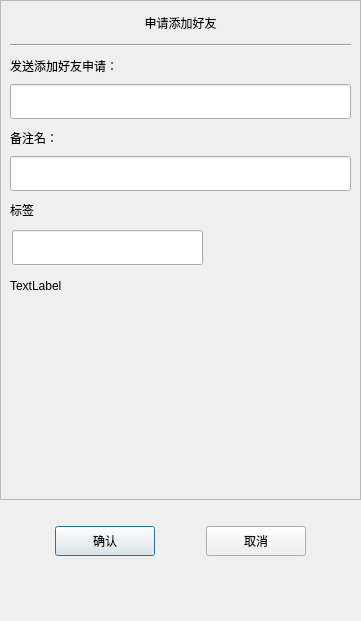
<?xml version="1.0" encoding="UTF-8"?>
<ui version="4.0">
 <class>ApplyFriend</class>
 <widget class="QDialog" name="ApplyFriend">
  <property name="geometry">
   <rect>
    <x>0</x>
    <y>0</y>
    <width>361</width>
    <height>621</height>
   </rect>
  </property>
  <property name="minimumSize">
   <size>
    <width>361</width>
    <height>621</height>
   </size>
  </property>
  <property name="maximumSize">
   <size>
    <width>361</width>
    <height>621</height>
   </size>
  </property>
  <property name="windowTitle">
   <string>Dialog</string>
  </property>
  <layout class="QVBoxLayout" name="verticalLayout">
   <property name="leftMargin">
    <number>0</number>
   </property>
   <property name="topMargin">
    <number>0</number>
   </property>
   <property name="rightMargin">
    <number>0</number>
   </property>
   <property name="bottomMargin">
    <number>0</number>
   </property>
   <item>
    <widget class="QScrollArea" name="scrollArea">
     <property name="minimumSize">
      <size>
       <width>0</width>
       <height>500</height>
      </size>
     </property>
     <property name="widgetResizable">
      <bool>true</bool>
     </property>
     <widget class="QWidget" name="scrollAreaContents">
      <property name="geometry">
       <rect>
        <x>0</x>
        <y>0</y>
        <width>359</width>
        <height>498</height>
       </rect>
      </property>
      <layout class="QVBoxLayout" name="verticalLayout_2">
       <property name="spacing">
        <number>0</number>
       </property>
       <property name="leftMargin">
        <number>0</number>
       </property>
       <property name="topMargin">
        <number>9</number>
       </property>
       <property name="rightMargin">
        <number>0</number>
       </property>
       <item>
        <widget class="QLabel" name="applyLabel">
         <property name="minimumSize">
          <size>
           <width>0</width>
           <height>25</height>
          </size>
         </property>
         <property name="maximumSize">
          <size>
           <width>16777215</width>
           <height>25</height>
          </size>
         </property>
         <property name="text">
          <string>申请添加好友</string>
         </property>
         <property name="alignment">
          <set>Qt::AlignCenter</set>
         </property>
        </widget>
       </item>
       <item>
        <widget class="QWidget" name="applyWidget" native="true">
         <layout class="QVBoxLayout" name="verticalLayout_3">
          <item>
           <widget class="Line" name="line">
            <property name="orientation">
             <enum>Qt::Horizontal</enum>
            </property>
           </widget>
          </item>
          <item>
           <widget class="QLabel" name="label">
            <property name="minimumSize">
             <size>
              <width>0</width>
              <height>25</height>
             </size>
            </property>
            <property name="maximumSize">
             <size>
              <width>16777215</width>
              <height>25</height>
             </size>
            </property>
            <property name="text">
             <string>发送添加好友申请：</string>
            </property>
           </widget>
          </item>
          <item>
           <widget class="CustomizedEdit" name="nameEdit">
            <property name="minimumSize">
             <size>
              <width>0</width>
              <height>35</height>
             </size>
            </property>
            <property name="maximumSize">
             <size>
              <width>16777215</width>
              <height>35</height>
             </size>
            </property>
           </widget>
          </item>
          <item>
           <widget class="QLabel" name="label_2">
            <property name="minimumSize">
             <size>
              <width>0</width>
              <height>25</height>
             </size>
            </property>
            <property name="maximumSize">
             <size>
              <width>16777215</width>
              <height>25</height>
             </size>
            </property>
            <property name="text">
             <string>备注名：</string>
            </property>
           </widget>
          </item>
          <item>
           <widget class="CustomizedEdit" name="remarkEdit">
            <property name="minimumSize">
             <size>
              <width>0</width>
              <height>35</height>
             </size>
            </property>
            <property name="maximumSize">
             <size>
              <width>16777215</width>
              <height>35</height>
             </size>
            </property>
           </widget>
          </item>
          <item>
           <widget class="QLabel" name="label_3">
            <property name="minimumSize">
             <size>
              <width>0</width>
              <height>25</height>
             </size>
            </property>
            <property name="maximumSize">
             <size>
              <width>16777215</width>
              <height>25</height>
             </size>
            </property>
            <property name="text">
             <string>标签</string>
            </property>
           </widget>
          </item>
          <item>
           <widget class="QWidget" name="groupWidget" native="true">
            <property name="minimumSize">
             <size>
              <width>0</width>
              <height>50</height>
             </size>
            </property>
            <layout class="QVBoxLayout" name="verticalLayout_4">
             <property name="spacing">
              <number>0</number>
             </property>
             <property name="leftMargin">
              <number>0</number>
             </property>
             <property name="topMargin">
              <number>0</number>
             </property>
             <property name="rightMargin">
              <number>0</number>
             </property>
             <property name="bottomMargin">
              <number>0</number>
             </property>
             <item>
              <widget class="QWidget" name="gridWidget" native="true">
               <property name="minimumSize">
                <size>
                 <width>0</width>
                 <height>40</height>
                </size>
               </property>
               <property name="maximumSize">
                <size>
                 <width>16777215</width>
                 <height>40</height>
                </size>
               </property>
               <widget class="CustomizedEdit" name="labelEdit">
                <property name="geometry">
                 <rect>
                  <x>2</x>
                  <y>2</y>
                  <width>191</width>
                  <height>35</height>
                 </rect>
                </property>
                <property name="maximumSize">
                 <size>
                  <width>16777215</width>
                  <height>35</height>
                 </size>
                </property>
               </widget>
              </widget>
             </item>
             <item>
              <widget class="QWidget" name="inputTipWidget" native="true">
               <property name="minimumSize">
                <size>
                 <width>0</width>
                 <height>35</height>
                </size>
               </property>
               <property name="maximumSize">
                <size>
                 <width>16777215</width>
                 <height>35</height>
                </size>
               </property>
               <layout class="QVBoxLayout" name="verticalLayout_5">
                <property name="spacing">
                 <number>0</number>
                </property>
                <property name="leftMargin">
                 <number>0</number>
                </property>
                <property name="topMargin">
                 <number>0</number>
                </property>
                <property name="rightMargin">
                 <number>0</number>
                </property>
                <property name="bottomMargin">
                 <number>0</number>
                </property>
                <item>
                 <widget class="ClickOnceLabel" name="tipLabel">
                  <property name="text">
                   <string>TextLabel</string>
                  </property>
                 </widget>
                </item>
               </layout>
              </widget>
             </item>
            </layout>
           </widget>
          </item>
          <item>
           <widget class="QWidget" name="widget" native="true">
            <property name="minimumSize">
             <size>
              <width>0</width>
              <height>60</height>
             </size>
            </property>
            <layout class="QHBoxLayout" name="horizontalLayout_2">
             <property name="leftMargin">
              <number>0</number>
             </property>
             <property name="topMargin">
              <number>0</number>
             </property>
             <property name="rightMargin">
              <number>0</number>
             </property>
             <property name="bottomMargin">
              <number>0</number>
             </property>
             <item>
              <widget class="QWidget" name="labelList" native="true">
               <property name="minimumSize">
                <size>
                 <width>287</width>
                 <height>50</height>
                </size>
               </property>
               <property name="maximumSize">
                <size>
                 <width>287</width>
                 <height>16777215</height>
                </size>
               </property>
              </widget>
             </item>
             <item>
              <widget class="QWidget" name="moreLbWidget" native="true">
               <layout class="QVBoxLayout" name="verticalLayout_6">
                <item>
                 <spacer name="verticalSpacer_3">
                  <property name="orientation">
                   <enum>Qt::Vertical</enum>
                  </property>
                  <property name="sizeHint" stdset="0">
                   <size>
                    <width>20</width>
                    <height>40</height>
                   </size>
                  </property>
                 </spacer>
                </item>
                <item>
                 <widget class="ClickOnceLabel" name="moreLabel">
                  <property name="minimumSize">
                   <size>
                    <width>25</width>
                    <height>25</height>
                   </size>
                  </property>
                  <property name="maximumSize">
                   <size>
                    <width>25</width>
                    <height>25</height>
                   </size>
                  </property>
                  <property name="text">
                   <string/>
                  </property>
                 </widget>
                </item>
                <item>
                 <spacer name="verticalSpacer_4">
                  <property name="orientation">
                   <enum>Qt::Vertical</enum>
                  </property>
                  <property name="sizeHint" stdset="0">
                   <size>
                    <width>20</width>
                    <height>40</height>
                   </size>
                  </property>
                 </spacer>
                </item>
               </layout>
              </widget>
             </item>
            </layout>
           </widget>
          </item>
         </layout>
        </widget>
       </item>
      </layout>
     </widget>
    </widget>
   </item>
   <item>
    <spacer name="verticalSpacer">
     <property name="orientation">
      <enum>Qt::Vertical</enum>
     </property>
     <property name="sizeType">
      <enum>QSizePolicy::Fixed</enum>
     </property>
     <property name="sizeHint" stdset="0">
      <size>
       <width>20</width>
       <height>10</height>
      </size>
     </property>
    </spacer>
   </item>
   <item>
    <widget class="QWidget" name="applyConfirmWid" native="true">
     <property name="minimumSize">
      <size>
       <width>0</width>
       <height>50</height>
      </size>
     </property>
     <property name="maximumSize">
      <size>
       <width>16777215</width>
       <height>16777215</height>
      </size>
     </property>
     <layout class="QHBoxLayout" name="horizontalLayout">
      <item>
       <spacer name="horizontalSpacer">
        <property name="orientation">
         <enum>Qt::Horizontal</enum>
        </property>
        <property name="sizeHint" stdset="0">
         <size>
          <width>40</width>
          <height>20</height>
         </size>
        </property>
       </spacer>
      </item>
      <item>
       <widget class="ClickedBtn" name="confirmBtn">
        <property name="minimumSize">
         <size>
          <width>100</width>
          <height>30</height>
         </size>
        </property>
        <property name="text">
         <string>确认</string>
        </property>
       </widget>
      </item>
      <item>
       <spacer name="horizontalSpacer_2">
        <property name="orientation">
         <enum>Qt::Horizontal</enum>
        </property>
        <property name="sizeHint" stdset="0">
         <size>
          <width>40</width>
          <height>20</height>
         </size>
        </property>
       </spacer>
      </item>
      <item>
       <widget class="ClickedBtn" name="cancelBtn">
        <property name="minimumSize">
         <size>
          <width>100</width>
          <height>30</height>
         </size>
        </property>
        <property name="text">
         <string>取消</string>
        </property>
       </widget>
      </item>
      <item>
       <spacer name="horizontalSpacer_3">
        <property name="orientation">
         <enum>Qt::Horizontal</enum>
        </property>
        <property name="sizeHint" stdset="0">
         <size>
          <width>40</width>
          <height>20</height>
         </size>
        </property>
       </spacer>
      </item>
     </layout>
    </widget>
   </item>
   <item>
    <spacer name="verticalSpacer_2">
     <property name="orientation">
      <enum>Qt::Vertical</enum>
     </property>
     <property name="sizeHint" stdset="0">
      <size>
       <width>20</width>
       <height>40</height>
      </size>
     </property>
    </spacer>
   </item>
  </layout>
 </widget>
 <customwidgets>
  <customwidget>
   <class>ClickedBtn</class>
   <extends>QPushButton</extends>
   <header location="global">clickedbtn.h</header>
  </customwidget>
  <customwidget>
   <class>CustomizedEdit</class>
   <extends>QLineEdit</extends>
   <header location="global">customizededit.h</header>
  </customwidget>
  <customwidget>
   <class>ClickOnceLabel</class>
   <extends>QLabel</extends>
   <header location="global">clickoncelabel.h</header>
  </customwidget>
 </customwidgets>
 <resources/>
 <connections/>
</ui>
